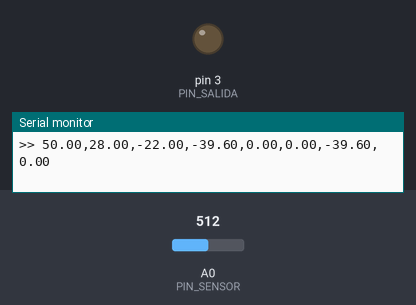
Recording of a sketch running on a simulated Arduino Uno, built with avr-gcc and run on an emulated ATmega328P. Parts: output pins drawn as LEDs (lit = HIGH), the last lines printed to the serial monitor. Inputs (shaded band) come from the test bench; at power-on: A0 (PIN_SENSOR) = 512.

Above: at 2.2 s.
2.3 s: A0 (PIN_SENSOR) set to 245
At 4.81 s:
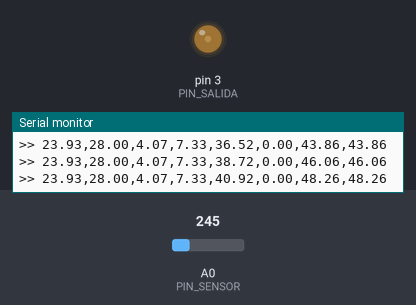
5.3 s: A0 (PIN_SENSOR) set to 60
7.1 s: A0 (PIN_SENSOR) set to 40
At 7.9 s:
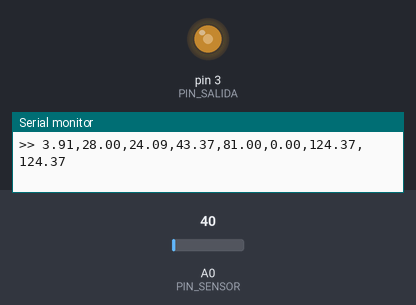
Timing chart, 0 to 10.1 s (numbered marks = the images above; inputs shaded):
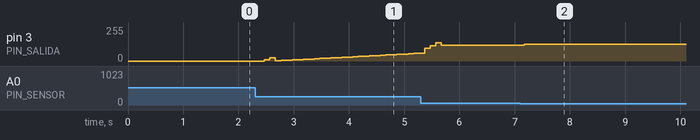

The sketch:

Invernadeto_pid_temperatura.ino
```cpp
/*
 * Control PID de temperatura para invernadero de vainilla
 * Setpoint: 28°C
 */

// Configuración
const float SETPOINT = 28.0;
const int PIN_SENSOR = A0;
const int PIN_SALIDA = 3;

// Parámetros PID
const float KP = 1.8;
const float KI = 5.4;
const float KD = 0.31;

const unsigned long PERIODO_MS = 100;

// Variables del PID
float integral = 0.0;
float temp_anterior = 0.0;
unsigned long tiempo_anterior = 0;

// Filtro simple (promedio de 3 muestras)
float filtro[3] = {0, 0, 0};
int filtro_idx = 0;

float leer_temperatura() {
    int adc = analogRead(PIN_SENSOR);
    float voltaje = (adc * 5.0) / 1024.0;
    float temp = voltaje * 20.0;  // Ajusta según tu sensor

    // Filtro simple
    filtro[filtro_idx] = temp;
    filtro_idx = (filtro_idx + 1) % 3;
    return (filtro[0] + filtro[1] + filtro[2]) / 3.0;
}

// Variables globales para los componentes del PID (para poder mostrarlos)
float pid_error = 0.0;
float pid_p = 0.0;
float pid_i = 0.0;
float pid_d = 0.0;
float pid_total = 0.0;

float calcular_pid(float temp_actual) {
    unsigned long tiempo = millis();

    // Calculo el tiempo transcurrido en segundos
    float dt = (tiempo - tiempo_anterior) / 1000.0;

    // Si es la primera vez o el tiempo es inválido, uso el período normal
    if (tiempo_anterior == 0 || dt <= 0 || dt > 1.0) {
        dt = PERIODO_MS / 1000.0;
    }

    // Calculo el error
    pid_error = SETPOINT - temp_actual;
    float error_abs = (pid_error < 0) ? -pid_error : pid_error;

    // Término P: proporcional al error
    pid_p = KP * pid_error;

    // Término D: calculo sobre la temperatura (no el error) para evitar "derivative kick"
    float cambio_temp = temp_anterior - temp_actual;
    pid_d = KD * (cambio_temp / dt);

    // Limito el derivativo para evitar valores extremos
    if (pid_d > 50.0) pid_d = 50.0;
    if (pid_d < -50.0) pid_d = -50.0;

    // Calculo salida temporal para verificar saturación (anti-windup)
    float salida_temp = pid_p + (KI * integral) + pid_d;

    // Zona muerta: reduzco acumulación cuando estoy muy cerca del setpoint
    float factor = 1.0;
    if (error_abs < 0.15) {
        factor = error_abs / 0.15;  // Más cerca = menos acumulación
    }

    // Si estoy por encima del setpoint y la salida es alta, reduzco más rápido
    if (pid_error < 0 && salida_temp > 70.0) {
        factor *= 1.5;
    }

    // Anti-windup: solo acumulo la integral si ayuda o no está saturado
    if (salida_temp < 255.0 && salida_temp > 0.0) {
        // No saturado: acumulo normalmente con factor de zona muerta
        integral += pid_error * dt * factor;
    } else if (salida_temp >= 255.0 && pid_error < 0) {
        // Saturado pero error negativo: reduzco más rápido
        integral += pid_error * dt * 1.2;
    } else if (salida_temp <= 0.0 && pid_error > 0) {
        // Saturado pero error positivo: aumento
        integral += pid_error * dt;
    }
    // Si está saturado y el error tiene el mismo signo, no acumulo (anti-windup)

    // Limito la integral para evitar que crezca infinitamente
    if (integral > 15.0) integral = 15.0;
    if (integral < -15.0) integral = -15.0;

    // Término I: multiplico la integral acumulada por KI
    pid_i = KI * integral;

    // Salida total: sumo los tres términos
    pid_total = pid_p + pid_i + pid_d;

    // Limito la salida entre 0 y 255 (valores válidos para PWM)
    float salida = pid_total;
    if (salida > 255.0) salida = 255.0;
    if (salida < 0.0) salida = 0.0;

    // Guardo valores para la próxima iteración
    temp_anterior = temp_actual;
    tiempo_anterior = tiempo;

    return salida;
}

void setup() {
    Serial.begin(9600);
    pinMode(PIN_SENSOR, INPUT);
    pinMode(PIN_SALIDA, OUTPUT);

    tiempo_anterior = millis();
    temp_anterior = leer_temperatura();

    Serial.println(F("=== PID Control Temperatura ==="));
    Serial.print(F("Setpoint: "));
    Serial.print(SETPOINT);
    Serial.println(F("°C"));
    Serial.println(F("Formato: >> temperatura,setpoint,error,out_p,out_i,out_d,out_total,salida"));
    Serial.println();

    delay(1000);
}

void loop() {
    unsigned long ahora = millis();

    if (ahora - tiempo_anterior >= PERIODO_MS) {
        float temp = leer_temperatura();
        float salida = calcular_pid(temp);

        // Aplico la salida al pin PWM
        analogWrite(PIN_SALIDA, (int)salida);

        // Envío todos los datos para análisis completo
        Serial.print(F(">> "));
        Serial.print(temp, 2);
        Serial.print(F(","));
        Serial.print(SETPOINT, 2);
        Serial.print(F(","));
        Serial.print(pid_error, 2);
        Serial.print(F(","));
        Serial.print(pid_p, 2);
        Serial.print(F(","));
        Serial.print(pid_i, 2);
        Serial.print(F(","));
        Serial.print(pid_d, 2);
        Serial.print(F(","));
        Serial.print(pid_total, 2);
        Serial.print(F(","));
        Serial.println(salida, 2);
    }
}
```

Measured:
- after the input at 2.3 s, pin 3 (PIN_SALIDA): 0/255 → 8/255 after 0.17 s, → 26/255 0.10 s later, → 2/255 0.10 s later, → 4/255 0.10 s later, … (29 changes in this stretch)
- after the input at 7.1 s, pin 3 (PIN_SALIDA): 120/255 → 124/255 after 0.07 s, → 125/255 0.10 s later, → 126/255 0.10 s later, → 124/255 0.10 s later
